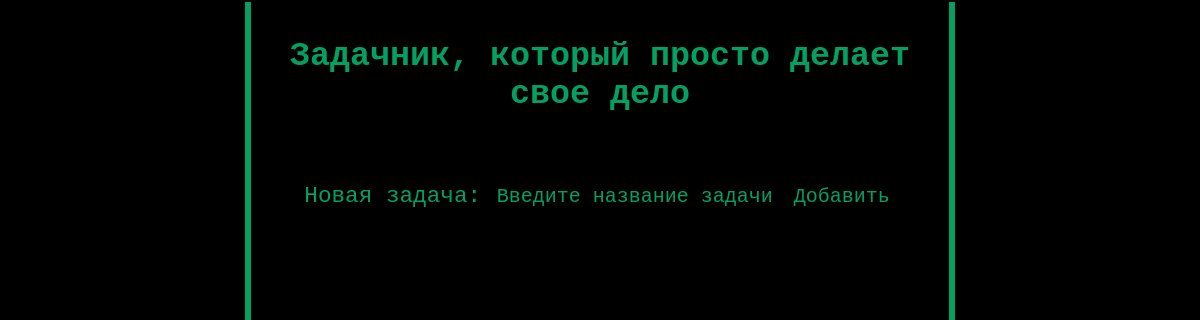
The app's page /, older data.
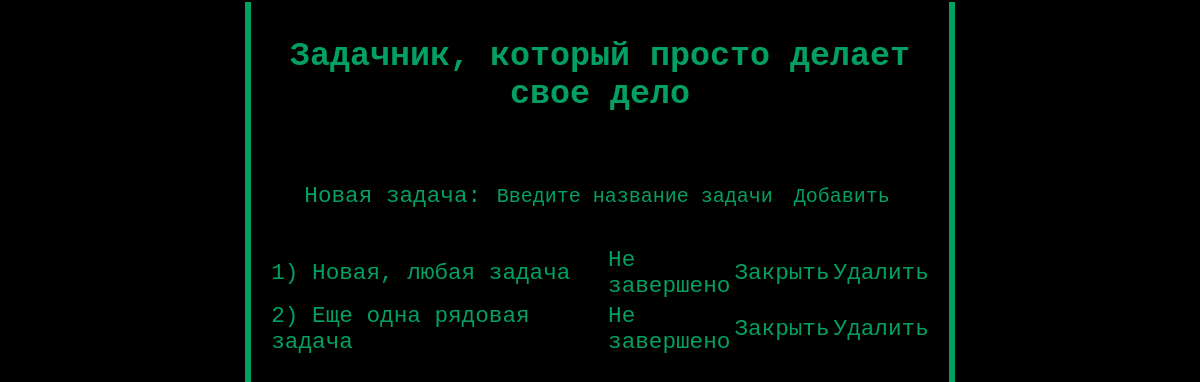
The same page, newer data.
### todolist/models.py (models this page shows, shortened)
class Tasks(models.Model):
    title = models.CharField('Название задания', max_length=500)
    is_complete = models.BooleanField('Завершено', default=False)
    class Meta:
        verbose_name = 'Задание'
        verbose_name_plural = 'Задания'

### todolist/views.py (the view)
# urls.py: path('', views.index, name='get_agents'),
def index(request):
    todos = Tasks.objects.all()
    return render(request, "todolist/index.html", {'todo_list': todos, 'title': "Главная страница"})

### todolist/templates/todolist/index.html (shortened to what this page needs)
{% extends 'layout.html' %}
{% block content %}
<div class="title">Задачник, который просто делает свое дело</div>
<form action="{% url 'add' %}"  method="post" class="index">
    <div>
        <label>Новая задача:</label>
        <input type="text" name="title" placeholder="Введите название задачи">
        <button type="submit">Добавить</button>
    </div>
</form>
<table>
{% for todo in todo_list %}
<tr>
    <td class="name">{{forloop.counter}}) {{todo.title}}</td>
    {% if todo.is_complete == False %}
    <td class="stat">Не завершено</td>
    <td class="co"><a href="{% url 'update' todo_id=todo.id %}" class="but">Закрыть</a></td>
    {% else %}
    <td class="stat">Завершено</td>
    <td class="co"><a href="{% url 'update' todo_id=todo.id %}" class="but">Открыть</a></td>
    {% endif %}
    <td class="co"><a href="{% url 'delete' todo_id=todo.id %}" class="but">Удалить</a></td>
</tr>
{% endfor %}
</table>
{% endblock %}

### templates/layout.html (shortened to what this page needs)
{% load static %}
<html lang="ru">
<head>
    <link rel="stylesheet" href="{% static 'todolist/css/style.css' %}">
</head>
<body>
<main>
{% block content %}
{% endblock content %}
</main>
</body>
</html>

### todolist/static/todolist/css/style.css (style rules this page uses)
table { text-align: center; width: 95%; margin-top: 5%; align-self: center; margin-right: auto; margin-left: auto; font-size: 17pt; }
td.name { vertical-align: center; width: 57%; text-align: left; }
td.stat { vertical-align: center; text-align: left; }
td.co { vertical-align: center; }
form.index { text-align: center; }
div.title { text-align: center; font-size: 25pt; padding-top: 5%; padding-bottom: 10%; font-weight: bold; }
main { margin: -0.5% 20%; border: solid #03A062 5pt; border-bottom: none; border-top: none; padding-bottom: 13%; justify-content: center; align-items: center; height: 100%; background-color: black; }
body { background-color: black; font-family: "Lucida Console", "Courier New", monospace; font-size: 17pt; color: #03A062; }
input { font-family: "Lucida Console", "Courier New", monospace; font-size: 15pt; width: 40%; background: black; color: #03A062; border: none; }
::placeholder { color: #03A062; }
button { font-family: "Lucida Console", "Courier New", monospace; font-size: 15pt; color: #03A062; background: black; border: none; }
a.but { display: block; color: #03A062;; font-family: 'Ubuntu Mono', monospace; font-style: normal; text-align: center; text-decoration: none; background: black; vertical-align: top; }

Row changes from the older to the newer data that the page shows:
added Tasks: title "Новая, любая задача", is_complete "Не завершено"
added Tasks: title "Еще одна рядовая задача", is_complete "Не завершено"
